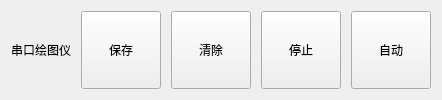
              <widget class="QWidget" name="QW_serialplotter" native="true">
               <property name="styleSheet">
                <string notr="true">#QW_serialplotter{border:1px solid gray}</string>
               </property>
               <layout class="QHBoxLayout" name="horizontalLayout_3">
                <property name="spacing">
                 <number>10</number>
                </property>
                <item>
                 <widget class="QLabel" name="label_12">
                  <property name="sizePolicy">
                   <sizepolicy hsizetype="Preferred" vsizetype="Preferred">
                    <horstretch>0</horstretch>
                    <verstretch>0</verstretch>
                   </sizepolicy>
                  </property>
                  <property name="font">
                   <font>
                    <pointsize>9</pointsize>
                   </font>
                  </property>
                  <property name="text">
                   <string>串口绘图仪</string>
                  </property>
                  <property name="alignment">
                   <set>Qt::AlignmentFlag::AlignCenter</set>
                  </property>
                 </widget>
                </item>
                <item>
                 <widget class="QPushButton" name="pushButton_plotter_save">
                  <property name="sizePolicy">
                   <sizepolicy hsizetype="Preferred" vsizetype="Preferred">
                    <horstretch>0</horstretch>
                    <verstretch>0</verstretch>
                   </sizepolicy>
                  </property>
                  <property name="text">
                   <string>保存</string>
                  </property>
                 </widget>
                </item>
                <item>
                 <widget class="QPushButton" name="pushButton_plotter_clear">
                  <property name="sizePolicy">
                   <sizepolicy hsizetype="Preferred" vsizetype="Preferred">
                    <horstretch>0</horstretch>
                    <verstretch>0</verstretch>
                   </sizepolicy>
                  </property>
                  <property name="text">
                   <string>清除</string>
                  </property>
                 </widget>
                </item>
                <item>
                 <widget class="QPushButton" name="pushButton_plotter_stop">
                  <property name="sizePolicy">
                   <sizepolicy hsizetype="Preferred" vsizetype="Preferred">
                    <horstretch>0</horstretch>
                    <verstretch>0</verstretch>
                   </sizepolicy>
                  </property>
                  <property name="text">
                   <string>停止</string>
                  </property>
                 </widget>
                </item>
                <item>
                 <widget class="QPushButton" name="pushButton_plotter_auto">
                  <property name="sizePolicy">
                   <sizepolicy hsizetype="Preferred" vsizetype="Preferred">
                    <horstretch>0</horstretch>
                    <verstretch>0</verstretch>
                   </sizepolicy>
                  </property>
                  <property name="text">
                   <string>自动</string>
                  </property>
                 </widget>
                </item>
               </layout>
              </widget>
